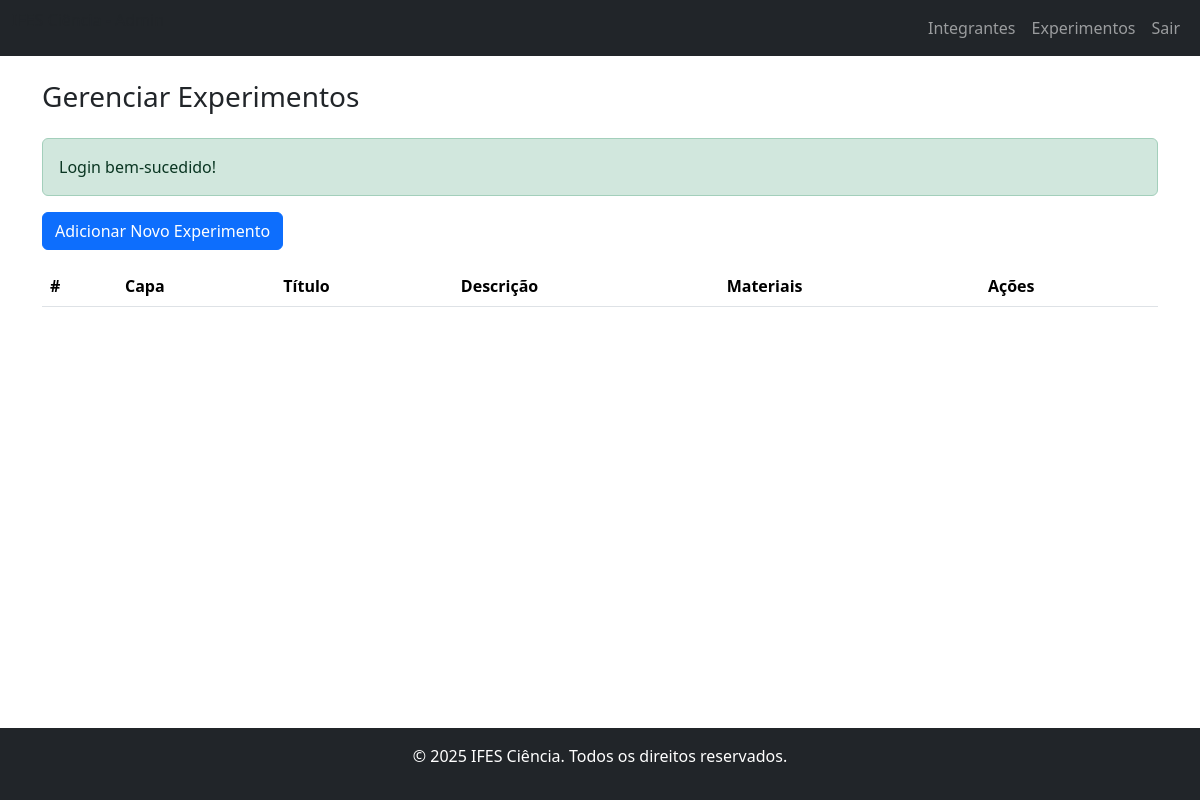
/admin/experimentos (signed in), run on an earlier commit of the app's database.
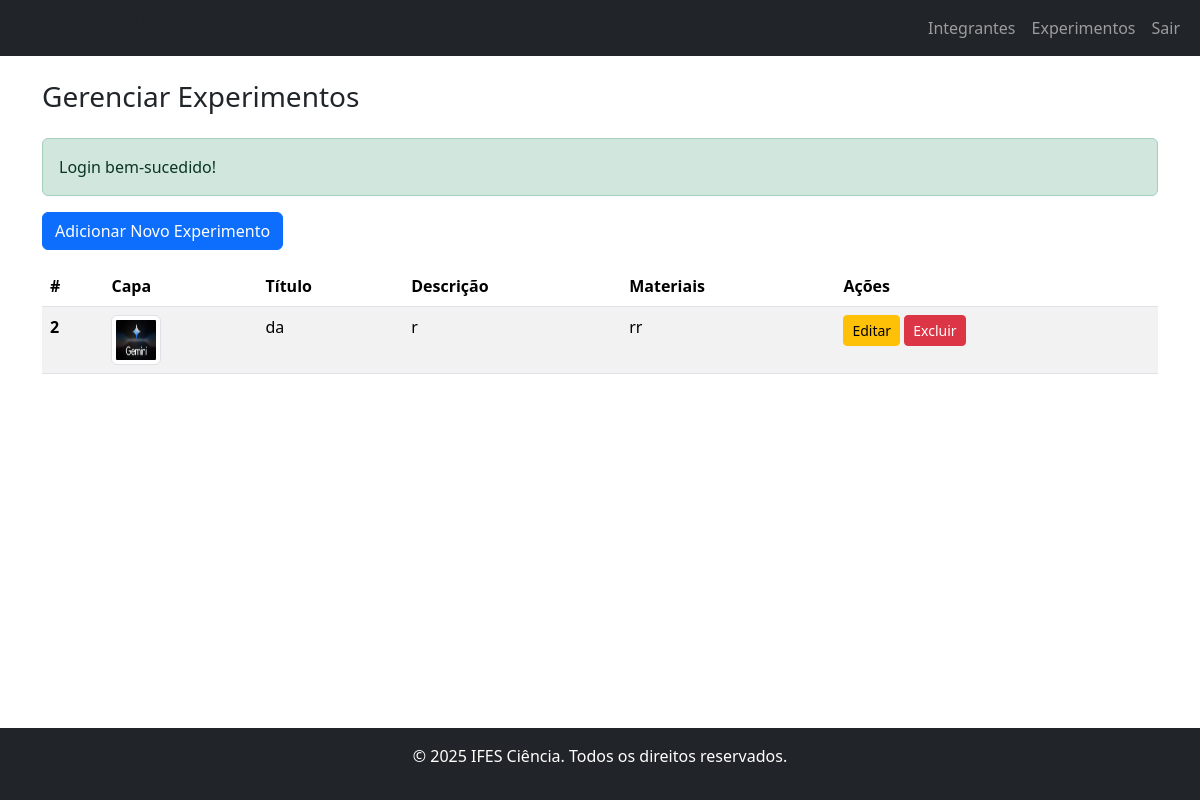
And on a later commit of the database.
### tables this page shows
CREATE TABLE experimento (
    id       INTEGER PRIMARY KEY AUTOINCREMENT,
    titulo               TEXT    NOT NULL,
    descricao            TEXT    NOT NULL,
    materiais            TEXT    NOT NULL,
    capa                 TEXT    NULL,
    video_explicativo    TEXT    NULL
);

### main.py (the view)
@app.get("/admin/experimentos", response_class=HTMLResponse)
async def listar_experimentos(request: Request, _=Depends(verificar_login_admin)):
    experimentos = experimento_repo.obter_todos_experimentos()
    context = {
        "request": request,
        "experimentos": experimentos,
        "flash_messages": get_flash_messages(request),
    }
    return templates.TemplateResponse("/admin/experimentos_dashboard.html", context)

### templates/admin/experimentos_dashboard.html (shortened to what this page needs)
{% extends "admin/layout.html" %}
{% block content %}
    <h1 class="h3 mb-4">Gerenciar Experimentos</h1>
    {% if flash_messages %}
        {% for message in flash_messages %}
        <div class="alert alert-{{ message.type }}" role="alert">
            {{ message.message }}
        </div>
        {% endfor %}
    {% endif %}
    <button type="button" class="btn btn-primary mb-3" data-bs-toggle="modal" data-bs-target="#adicionarExperimentoModal">
        Adicionar Novo Experimento
    </button>
    <div class="table-responsive">
        <table class="table table-striped table-hover">
            <thead>
                <tr>
                    <th scope="col">#</th>
                    <th scope="col">Capa</th>
                    <th scope="col">Título</th>
                    <th scope="col">Descrição</th>
                    <th scope="col">Materiais</th>
                    <th scope="col">Ações</th>
                </tr>
            </thead>
            <tbody>
                {% for experimento in experimentos %}
                <tr>
                    <th scope="row">{{ experimento.id }}</th>
                    <td>
                        {% if experimento.capa %}
                        <img src="{{ url_for('uploads', path=experimento.capa|replace('/static/', '', 1)) }}" alt="Capa de {{ experimento.titulo }}" class="img-thumbnail" style="width: 50px; height: 50px;">
                        {% else %}
                        <img src="{{ url_for('uploads', path='default.png') }}" alt="Capa padrão" class="img-thumbnail" style="width: 50px; height: 50px;">
                        {% endif %}
                    </td>
                    <td>{{ experimento.titulo }}</td>
                    <td>{{ experimento.descricao }}</td>
                    <td>{{ experimento.materiais }}</td>
                    <td>
                        <button type="button" class="btn btn-sm btn-warning" data-bs-toggle="modal" data-bs-target="#editarExperimentoModal-{{ experimento.id }}">
                            Editar
                        </button>
                        <form action="/admin/experimentos/excluir/{{ experimento.id }}" method="post" class="d-inline">
                            <button type="submit" class="btn btn-sm btn-danger" onclick="return confirm('Tem certeza que deseja excluir este experimento?');">
                                Excluir
                            </button>
                        </form>
                    </td>
                </tr>
                {% endfor %}
            </tbody>
        </table>
    </div>
{% endblock %}

What changed in the data, as far as the page shows it:
added experimento: id "2", capa (picture), titulo "da", descricao "r", materiais "rr"
